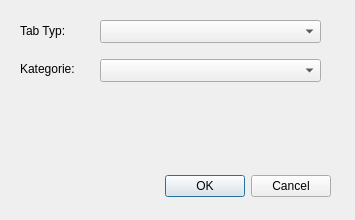
<?xml version="1.0" encoding="UTF-8"?>
<ui version="4.0">
 <class>NewTabDialog</class>
 <widget class="QDialog" name="NewTabDialog">
  <property name="geometry">
   <rect>
    <x>0</x>
    <y>0</y>
    <width>355</width>
    <height>220</height>
   </rect>
  </property>
  <property name="windowTitle">
   <string>MMMLauncher - Neuer Tab</string>
  </property>
  <property name="windowIcon">
   <iconset resource="mmml.qrc">
    <normaloff>:/images/images/chuck.png</normaloff>:/images/images/chuck.png</iconset>
  </property>
  <widget class="QDialogButtonBox" name="buttonBox">
   <property name="geometry">
    <rect>
     <x>70</x>
     <y>170</y>
     <width>261</width>
     <height>32</height>
    </rect>
   </property>
   <property name="orientation">
    <enum>Qt::Horizontal</enum>
   </property>
   <property name="standardButtons">
    <set>QDialogButtonBox::Cancel|QDialogButtonBox::Ok</set>
   </property>
  </widget>
  <widget class="QComboBox" name="tabType">
   <property name="geometry">
    <rect>
     <x>100</x>
     <y>20</y>
     <width>221</width>
     <height>23</height>
    </rect>
   </property>
  </widget>
  <widget class="QLabel" name="label">
   <property name="geometry">
    <rect>
     <x>20</x>
     <y>10</y>
     <width>57</width>
     <height>41</height>
    </rect>
   </property>
   <property name="text">
    <string>Tab Typ:</string>
   </property>
  </widget>
  <widget class="QStackedWidget" name="stackedWidget">
   <property name="geometry">
    <rect>
     <x>0</x>
     <y>49</y>
     <width>355</width>
     <height>90</height>
    </rect>
   </property>
   <property name="sizePolicy">
    <sizepolicy hsizetype="Fixed" vsizetype="Fixed">
     <horstretch>0</horstretch>
     <verstretch>0</verstretch>
    </sizepolicy>
   </property>
   <property name="minimumSize">
    <size>
     <width>355</width>
     <height>90</height>
    </size>
   </property>
   <property name="currentIndex">
    <number>0</number>
   </property>
   <widget class="QWidget" name="page">
    <widget class="QComboBox" name="category">
     <property name="geometry">
      <rect>
       <x>100</x>
       <y>10</y>
       <width>221</width>
       <height>23</height>
      </rect>
     </property>
    </widget>
    <widget class="QLabel" name="label_2">
     <property name="geometry">
      <rect>
       <x>20</x>
       <y>4</y>
       <width>71</width>
       <height>31</height>
      </rect>
     </property>
     <property name="text">
      <string>Kategorie:</string>
     </property>
    </widget>
   </widget>
   <widget class="QWidget" name="page_2">
    <widget class="QLabel" name="label_3">
     <property name="geometry">
      <rect>
       <x>30</x>
       <y>0</y>
       <width>57</width>
       <height>41</height>
      </rect>
     </property>
     <property name="text">
      <string>Autor:</string>
     </property>
    </widget>
    <widget class="QComboBox" name="author">
     <property name="geometry">
      <rect>
       <x>100</x>
       <y>10</y>
       <width>221</width>
       <height>23</height>
      </rect>
     </property>
    </widget>
   </widget>
   <widget class="QWidget" name="page_3"/>
  </widget>
 </widget>
 <resources>
  <include location="mmml.qrc"/>
 </resources>
 <connections>
  <connection>
   <sender>buttonBox</sender>
   <signal>accepted()</signal>
   <receiver>NewTabDialog</receiver>
   <slot>accept()</slot>
   <hints>
    <hint type="sourcelabel">
     <x>248</x>
     <y>254</y>
    </hint>
    <hint type="destinationlabel">
     <x>157</x>
     <y>274</y>
    </hint>
   </hints>
  </connection>
  <connection>
   <sender>buttonBox</sender>
   <signal>rejected()</signal>
   <receiver>NewTabDialog</receiver>
   <slot>reject()</slot>
   <hints>
    <hint type="sourcelabel">
     <x>316</x>
     <y>260</y>
    </hint>
    <hint type="destinationlabel">
     <x>286</x>
     <y>274</y>
    </hint>
   </hints>
  </connection>
 </connections>
</ui>
